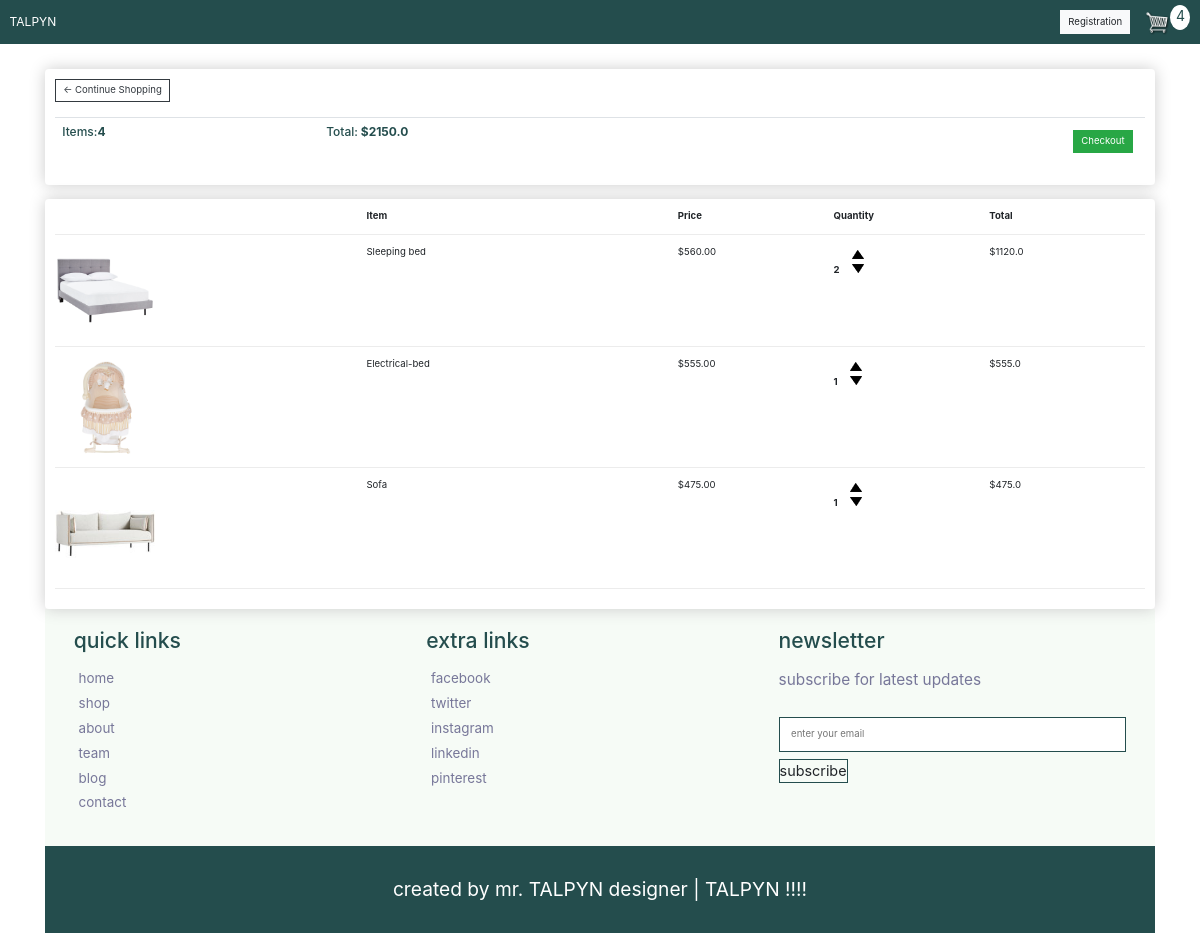
The app's page /cart/ (signed in) with its own data.
### furnstore/models.py (models this page shows, shortened)
class Order(models.Model):
    customer = models.ForeignKey(Customer, on_delete=models.SET_NULL, null=True, blank=True)
    date_ordered = models.DateTimeField(auto_now_add=True)
    complete = models.BooleanField(default=False)
    transaction_id = models.CharField(max_length=100, null=True)
    @property
    def get_cart_total(self):
        orderitems = self.orderitem_set.all()
        total = sum([item.get_total for item in orderitems])
        return total
    @property
    def get_cart_items(self):
        orderitems = self.orderitem_set.all()
        total = sum([item.quantity for item in orderitems])
        return total

class OrderItem(models.Model):
    product = models.ForeignKey(Product, on_delete = models.SET_NULL, null=True)
    order = models.ForeignKey(Order, on_delete = models.SET_NULL, null=True)
    quantity = models.IntegerField(default=0, null=True, blank=True)
    date_added = models.DateTimeField(auto_now_add=True)
    @property
    def get_total(self):
       total = self.product.price * self.quantity
       return total

class Product(models.Model):
    name = models.CharField(max_length=200, null=True)
    price = models.FloatField()
    digital = models.BooleanField(default=False, null=True,blank =False)
    image = models.ImageField(null=True, blank=True)
    @property
    def imageURL(self):
     try:
        url = self.image.url
     except:
        url = ''
     return url

### furnstore/views.py (the view)
# urls.py: path('cart/', views.cart, name="cart"),
def cart(request):
  if request.user.is_authenticated:
      customer = request.user.customer
      order, created = Order.objects.get_or_create(customer=customer, complete=False)
      items = order.orderitem_set.all()
      cartItems = order.get_cart_items
  else:
      items = []
      order ={'get_cart_total':0, 'get_cart_items':0, 'shipping':False}
      cartItems = order['get_cart_items']
  context = {'items' :items, 'order' :order, 'cartItems' :cartItems}
  return render(request,'store/cart.html', context)

### furnstore/templates/store/cart.html (shortened to what this page needs)
{% extends 'store/home.html' %}
{% load static %}
	{% block content %}
<div class="row">
 <div class="col-lg-12">
   <div class="box-element">
      <a  class="btn btn-outline-dark" href="{% url 'store' %}"> &#x2190; Continue Shopping </a>
      <br>
      <br>
      <table class="table">
		<tr>
			<th><h5>Items:<strong>{{order.get_cart_items}}</strong></h5></th>
			<th><h5>Total:<strong> ${{order.get_cart_total}}</strong></h5></th>
			<th>
				<a style="float:right; margin:5px;" class="btn btn-success" href="{% url 'checkout' %}">Checkout</a>
			</th>
		</tr>
	</table>
     </div>
     <br>
     <div class="box-element">
       <div class="cart-row">
       		<div style="flex:2"></div>
       		<div style="flex:2"><strong>Item</strong></div>
       		<div style="flex:1"><strong>Price</strong></div>
       		<div style="flex:1"><strong>Quantity</strong></div>
       		<div style="flex:1"><strong>Total</strong></div>
       	</div>
      {% for item in items %}
       	<div class="cart-row">
       		<div style="flex:2"><img class="row-image" src="{{item.product.imageURL}}"></div>
       		<div style="flex:2"><p>{{item.product.name}}</p></div>
       		<div style="flex:1"><p>${{item.product.price|floatformat:2}}</p></div>
       		<div style="flex:1">
       			<p class="quantity">{{item.quantity}}</p>
       			<div class="quantity">
       				<img data-product={{item.product.id}} data-action="add" class="chg-quantity update-cart" src="{% static  'images/arrow-up.png' %}">
       				<img data-product={{item.product.id}} data-action="remove" class="chg-quantity update-cart" src="{% static  'images/arrow-down.png' %}">
       			</div>
       		</div>
       		<div style="flex:1"><p>${{item.get_total}}</p></div>
     </div>
       {% endfor %}
   </div>
</div>
<br>
<br>
<br>
<br>
{% endblock content %}

### furnstore/templates/store/home.html (shortened to what this page needs)
<!DOCTYPE html>
{% load static %}
<html>
<head>
	<link rel="stylesheet" href="https://stackpath.bootstrapcdn.com/bootstrap/4.4.1/css/bootstrap.min.css">
	<link rel="stylesheet" type="text/css" href="{% static 'css/main.css' %}">
</head>
<body>
<nav class="navbar navbar-expand-lg navbar-dark bg-dark">
    <a class="navbar-brand" href="{% url 'store' %}">TALPYN</a>
    <div class="collapse navbar-collapse" id="navbarSupportedContent">
      <div class="form-inline my-2 my-lg-0">
           <a href="{% url 'register' %}"class="btn btn-light">Registration</a>
           <a href="{% url 'cart' %}">
              <img  id="cart-icon" src="{% static 'images/cart.png' %}">
          </a>
          <p id="cart-total">{{cartItems}}</p>
      </div>
    </div>
  </nav>
<div class="container">
        <br>
        {% block content %}{% endblock content %}
        <br>
        <br>
        <br>
</div>
  <section class="footer">
    <div class="box-conta">
        <div class="box">
                <h3>quick links</h3>
                <a href="home.html"> <i class="fas fa-arrow-right"></i> home</a>
                <a href="shop.html"> <i class="fas fa-arrow-right"></i> shop</a>
                <a href="about.html"> <i class="fas fa-arrow-right"></i> about</a>
                <a href="team.html"> <i class="fas fa-arrow-right"></i> team</a>
                <a href="blog.html"> <i class="fas fa-arrow-right"></i> blog</a>
                <a href="contact.html"> <i class="fas fa-arrow-right"></i> contact</a>
        </div>
        <div class="box">
                <h3>extra links</h3>
                <a href="#"> <i class="fab fa-facebook-f"></i> facebook</a>
                <a href="#"> <i class="fab fa-twitter"></i> twitter</a>
                <a href="#"> <i class="fab fa-instagram"></i> instagram</a>
                <a href="#"> <i class="fab fa-linkedin"></i> linkedin</a>
                <a href="#"> <i class="fab fa-pinterest"></i> pinterest</a>
        </div>
        <div class="box">
                <h3>newsletter</h3>
                <p>subscribe for latest updates</p>
                <form action="">
                    <input type="email" name="" placeholder="enter your email" id="">
                    <input type="submit" value="subscribe" class="btn">
                </form>
        </div>
    </div>
  </section>
  <section class="credit">
        created by mr. TALPYN designer | TALPYN !!!!
</section>
</body>
</html>

### static/css/main.css (style rules this page uses)
body { background-color: white; }
h1,h2,h3,h4,h5,h6 { color:#244d4d; }
.box-element { box-shadow:hsl(0, 0%, 80%) 0 0 16px; background-color: #fff; border-radius: 4px; padding: 10px; }
.bg-dark { background-color: #244d4d!important; }
#cart-icon { width:25px; display: inline-block; margin-left: 15px; }
#cart-total { display: block; text-align: center; color:#244d4d; background-color: white; width: 20px; height: 25px; border-radius: 50%; font-size: 14px; }
.col-lg-4, .col-lg-6, .col-lg-8, .col-lg-12 { margin-top: 10px; }
.btn { border-radius: 0; }
.row-image { width: 100px; }
.cart-row { display: flex; align-items: flex-stretch; padding-bottom: 10px; margin-bottom: 10px; border-bottom: 1px solid #ececec; }
.quantity { display: inline-block; font-weight: 700; padding-right:10px; }
.chg-quantity { width: 12px; cursor: pointer; display: block; margin-top: 5px; transition:.1s; }
@media (max-width: 1250px) { html { font-size: 60%; } }
@media (max-width: 1250px) { section { padding: 3rem 2rem; } }
.footer { background: #f6fbf6; padding-top: 1rem; padding-right: 3rem; padding-left: 3rem; }
.footer .box-conta { display: -ms-grid; display: grid; -ms-grid-columns: (minmax(25rem, 1fr)); grid-template-columns: repeat(auto-fit, minmax(25rem, 1fr)); gap: .5rem; }
.footer .box-conta .box h3 { font-size: 2.2rem; color: #244d4d; padding: 1rem 0; }
.footer .box-conta .box p { font-size: 1.6rem; color: #779; padding-bottom: 1rem; }
.footer .box-conta .box a { font-size: 1.4rem; color: #779; padding-bottom: 0.5rem ; display: block; }
.footer .box-conta .box a i { padding-right: .5rem; color: #244d4d; }
.footer .box-conta .box form input[type="email"] { width: 100%; padding: 1rem 1.2rem; font-size: 1rem; color: #244d4d; text-transform: none; margin: .7rem 0; border: 0.1rem solid #244d4d; }
.footer .box-conta .btn { padding: 0; border-color: #244d4d; font-size: 1.5rem; }
.credit { text-align: center; font-size: 2rem; color: #fff; background: #244d4d; }

### records on screen
Order: get_cart_items "4", get_cart_total "2150.0"
OrderItem: product.imageURL (picture), product.name "Sleeping bed", product.price "560.00", quantity "2", get_total "1120.0"
OrderItem: product.imageURL (picture), product.name "Electrical-bed", product.price "555.00", quantity "1", get_total "555.0"
OrderItem: product.imageURL (picture), product.name "Sofa", product.price "475.00", quantity "1", get_total "475.0"

### other values on screen
{{ cartItems }} "4"
